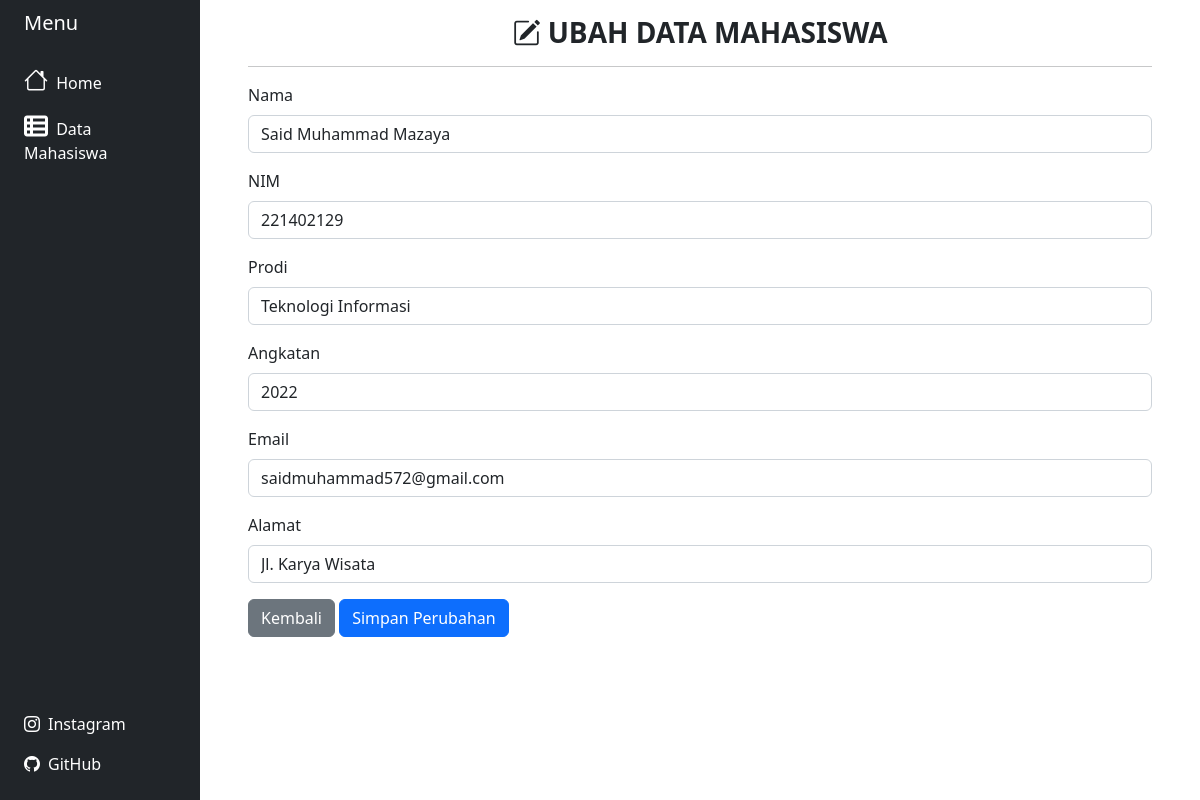
Page /ubah.php?id=1 on the committed database.
### tables this page shows
CREATE TABLE `list_mahasiswa` (
  `id` int(11) NOT NULL,
  `nama` varchar(150) NOT NULL,
  `nim` varchar(140) NOT NULL,
  `prodi` varchar(200) NOT NULL,
  `angkatan` int(10) NOT NULL,
  `email` varchar(150) NOT NULL,
  `alamat` varchar(300) NOT NULL
);

### ubah.php (the view, shortened to what this page needs)
<?php
include("./includes/koneksi.php");
$id = $_GET['id'];
$query = "SELECT * FROM list_mahasiswa WHERE id = $id";
$result = mysqli_query($koneksi, $query);
foreach ($result as $data) {
?>
    <!DOCTYPE html>
    <html lang="en">
    <head>
        <?php include('./includes/source.php');
        ?>
        <link rel="stylesheet" href="style.css">
    </head>
    <body>
        <div class="container-fluid">
            <div class="row flex-nowrap">
                <?php include('./includes/sidebar.php');
                ?>
                <div class="col py-3 p-5">
                    <h3 class="text-uppercase text-center fw-bold"><i class="bi bi-pencil-square"></i>&nbsp;Ubah Data
                        Mahasiswa</h3>
                    <hr>
                    <form method="POST" action="ubahdata.php" class="my-login-validation" novalidate="">
                        <div class="mb-3">
                            <label for="nama" class="form-label">Nama</label>
                            <input id="nama" type="text" class="form-control" name="nama" required autofocus value="<?= $data['nama']; ?>">
                        </div>
                        <div class="mb-3">
                            <label for="nim" class="form-label">NIM</label>
                            <input id="nim" type="text" class="form-control" name="nim" required value="<?= $data['nim']; ?>">
                        </div>
                        <div class="mb-3">
                            <label for="prodi" class="form-label">Prodi</label>
                            <input id="prodi" type="text" class="form-control" name="prodi" required value="<?= $data['prodi']; ?>">
                        </div>
                        <div class="mb-3">
                            <label for="angkatan" class="form-label">Angkatan</label>
                            <input id="angkatan" type="number" class="form-control" name="angkatan" required data-eye value="<?= $data['angkatan']; ?>">
                        </div>
                        <div class="mb-3">
                            <label for="email" class="form-label">Email</label>
                            <input type="email" name="email" class="form-control" id="email" required value="<?= $data['email']; ?>">
                        </div>
                        <div class="mb-3">
                            <label for="alamat" class="form-label">Alamat</label>
                            <input type="text" name="alamat" class="form-control mb-1" id="alamat" required value="<?= $data['alamat']; ?>">
                        </div>
                        <a href="datamahasiswa.php" class="btn btn-secondary">Kembali</a>
                        <button type="submit" class="btn btn-primary">
                            Simpan Perubahan
                        </button>
                    </form>
                <?php
            };
                ?>
                </div>
            </div>
        </div>
    </body>
    </html>

### includes/sidebar.php (shortened to what this page needs)
<div class="col-auto col-md-3 col-xl-2 px-sm-2 px-0 bg-dark link">
    <div class="d-flex flex-column align-items-center align-items-sm-start px-3 pt-2 text-white min-vh-100">
        <a href="#" class="d-flex align-items-center pb-3 mb-md-0 me-md-auto text-white text-decoration-none nav-link disabled">
            <span class="fs-5 d-none d-sm-inline">Menu</span>
        </a>
        <ul class="nav nav-pills flex-column mb-sm-auto mb-0 align-items-center align-items-sm-start" id="menu">
            <li class="nav-item">
                <a href="index.php" class="nav-link align-middle px-0 text-white">
                    <i class="fs-4 bi-house"></i> <span class="ms-1 d-none d-sm-inline">Home</span>
                </a>
            </li>
            <li>
                <a href="datamahasiswa.php" class="nav-link px-0 align-middle text-white">
                    <i class="fs-4 fa-solid fa-table-list"></i></i> <span class="ms-1 d-none d-sm-inline">Data
                        Mahasiswa</span>
                </a>
            </li>
        </ul>
        <div class="pb-4">
            <a href="https://www.instagram.com/said_muhammad_mazaya" class="nav-link align-middle px-0" target="_blank">
                <i class="bi bi-instagram"></i><span class="ms-2 d-none d-sm-inline">Instagram</span>
            </a>
            <a href="https://github.com/saidmazaya" class="nav-link align-middle px-0 mt-3" target="_blank">
                <i class="bi bi-github"></i><span class="ms-2 d-none d-sm-inline">GitHub</span>
            </a>
        </div>
    </div>
</div>

### rows in the picture
list_mahasiswa: nama "Said Muhammad Mazaya", nim "221402129", prodi "Teknologi Informasi", angkatan "2022", email "saidmuhammad572@gmail.com", alamat "Jl. Karya Wisata"
